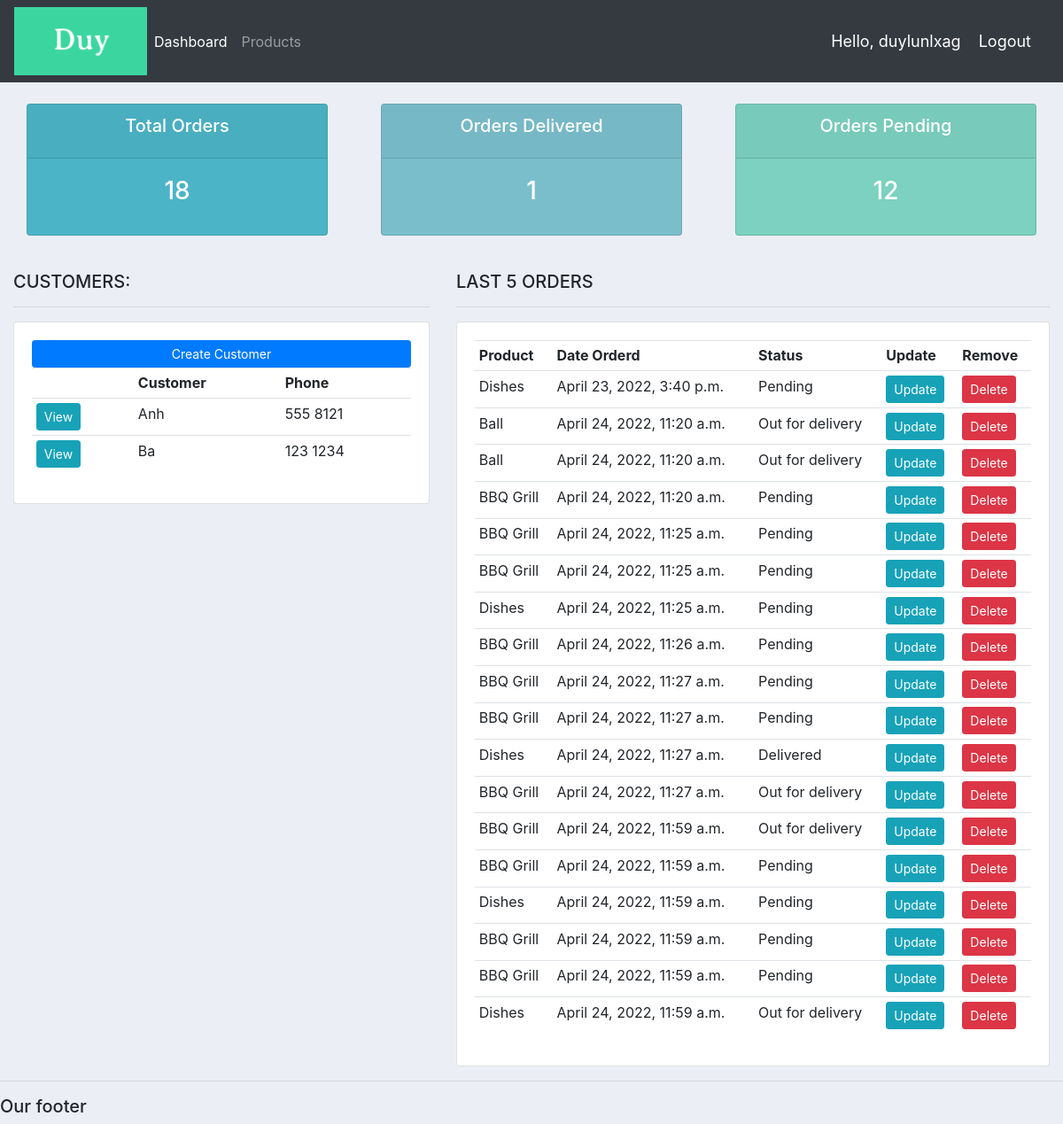
The app's page / (signed in) with its own data.
### accounts/models.py (models this page shows, shortened)
class Customer(models.Model):
	name = models.CharField(max_length=200, null=True)
	phone = models.CharField(max_length=200, null=True)
	email = models.CharField(max_length=200, null=True)
	date_created = models.DateTimeField(auto_now_add=True, null=True)

class Order(models.Model):
	STATUS = (
		('Pending', 'Pending'),
		('Out for delivery', 'Out for delivery'),
		('Delivered', 'Delivered'),
		)
	customer = models.ForeignKey(Customer, null=True, on_delete=models.SET_NULL)
	product = models.ForeignKey(Product, null=True, on_delete=models.SET_NULL)
	date_created = models.DateTimeField(auto_now_add=True, null=True)
	status = models.CharField(max_length=200, null=True, choices=STATUS)
	note = models.CharField(max_length=1000, null=True)

class Product(models.Model):
	CATEGORY = (
		('Indoor', 'Indoor'),
		('Out Door', 'Out Door'),
		)
	name = models.CharField(max_length=200, null=True)
	price = models.FloatField(null=True)
	category = models.CharField(max_length=200, null=True, choices=CATEGORY)
	description = models.CharField(max_length=200, null=True, blank=True)
	date_created = models.DateTimeField(auto_now_add=True, null=True)
	tags = models.ManyToManyField(Tag)
	def __str__(self):
		return self.name

### accounts/views.py (the view)
# urls.py: path('', views.home, name="home"),
@login_required(login_url='login')
def home(request):
	orders = Order.objects.all()
	customers = Customer.objects.all()
	total_customers = customers.count()
	total_orders = orders.count()
	delivered = orders.filter(status='Delivered').count()
	pending = orders.filter(status='Pending').count()
	context = {'orders':orders, 'customers':customers,
	'total_orders':total_orders,'delivered':delivered,
	'pending':pending }
	return render(request, 'accounts/dashboard.html', context)

### accounts/templates/accounts/dashboard.html
{%  extends 'accounts/main.html' %}
{% block content %}
{%  include 'accounts/status.html' %}
<br>
<div class="row">
	<div class="col-md-5">
		<h5>CUSTOMERS:</h5>
		<hr>
		<div class="card card-body">
			<a class="btn btn-primary  btn-sm btn-block" href="">Create Customer</a>
			<table class="table table-sm">
				<tr>
					<th></th>
					<th>Customer</th>
					<th>Phone</th>
				</tr>
				{% for customer in customers %}
					<tr>
						<td><a class="btn btn-sm btn-info" href="{% url 'customer' customer.id %}">View</a></td>
						<td>{{customer.name}}</td>
						<td>{{customer.phone}}</td>
					</tr>
				{% endfor %}
			</table>
		</div>
	</div>
	<div class="col-md-7">
		<h5>LAST 5 ORDERS</h5>
		<hr>
		<div class="card card-body">
			<table class="table table-sm">
				<tr>
					<th>Product</th>
					<th>Date Orderd</th>
					<th>Status</th>
					<th>Update</th>
					<th>Remove</th>
				</tr>
				{% for order in orders %}
					<tr>
						<td>{{order.product}}</td>
						<td>{{order.date_created}}</td>
						<td>{{order.status}}</td>
						<td><a class="btn btn-sm btn-info" href="{% url 'update_order' order.id %}">Update</a></td>
						<td><a class="btn btn-sm btn-danger" href="">Delete</a></td>
					</tr>
				{% endfor %}
			</table>
		</div>
	</div>
</div>
{% endblock %}

### accounts/templates/accounts/navbar.html (shortened to what this page needs)
{% load static %}
<nav class="navbar navbar-expand-lg navbar-dark bg-dark">
 <img src="{% static 'images/logo.png' %}">
  <div class="collapse navbar-collapse" id="navbarNav">
    <ul class="navbar-nav">
      <li class="nav-item active">
        <a class="nav-link" href="{% url 'home' %}">Dashboard</a>
      </li>
      <li class="nav-item">
        <a class="nav-link" href="{% url 'products' %}">Products</a>
      </li>
    </ul>
  </div>
  <span class="hello-msg">Hello, {{request.user}}</span>
  <span ><a  class="hello-msg" href="{% url 'logout' %}">Logout</a></span>
</nav>

### static/css/main.css (style rules this page uses)
body { background-color: #ebeff5; }

### accounts/templates/accounts/navbar.html (style rules this page uses)
.hello-msg { font-size: 18px; color: #fff; margin-right: 20px; }

### records on screen
Customer: name "Anh", phone "555 8121"
Customer: name "Ba", phone "123 1234"
Order: product "Dishes", date_created "April 23, 2022, 3:40 p.m.", status "Pending"
Order: product "Ball", date_created "April 24, 2022, 11:20 a.m.", status "Out for delivery"
Order: product "Ball", date_created "April 24, 2022, 11:20 a.m.", status "Out for delivery"
Order: product "BBQ Grill", date_created "April 24, 2022, 11:20 a.m.", status "Pending"
Order: product "BBQ Grill", date_created "April 24, 2022, 11:25 a.m.", status "Pending"
Order: product "BBQ Grill", date_created "April 24, 2022, 11:25 a.m.", status "Pending"
Order: product "Dishes", date_created "April 24, 2022, 11:25 a.m.", status "Pending"
Order: product "BBQ Grill", date_created "April 24, 2022, 11:26 a.m.", status "Pending"
Order: product "BBQ Grill", date_created "April 24, 2022, 11:27 a.m.", status "Pending"
Order: product "BBQ Grill", date_created "April 24, 2022, 11:27 a.m.", status "Pending"
Order: product "Dishes", date_created "April 24, 2022, 11:27 a.m.", status "Delivered"
Order: product "BBQ Grill", date_created "April 24, 2022, 11:27 a.m.", status "Out for delivery"
Order: product "BBQ Grill", date_created "April 24, 2022, 11:59 a.m.", status "Out for delivery"
Order: product "BBQ Grill", date_created "April 24, 2022, 11:59 a.m.", status "Pending"
Order: product "Dishes", date_created "April 24, 2022, 11:59 a.m.", status "Pending"
Order: product "BBQ Grill", date_created "April 24, 2022, 11:59 a.m.", status "Pending"
Order: product "BBQ Grill", date_created "April 24, 2022, 11:59 a.m.", status "Pending"
Order: product "Dishes", date_created "April 24, 2022, 11:59 a.m.", status "Out for delivery"

### other values on screen
{{ request.user }} "duylunlxag"
{{ total_orders }} "18"
{{ delivered }} "1"
{{ pending }} "12"
